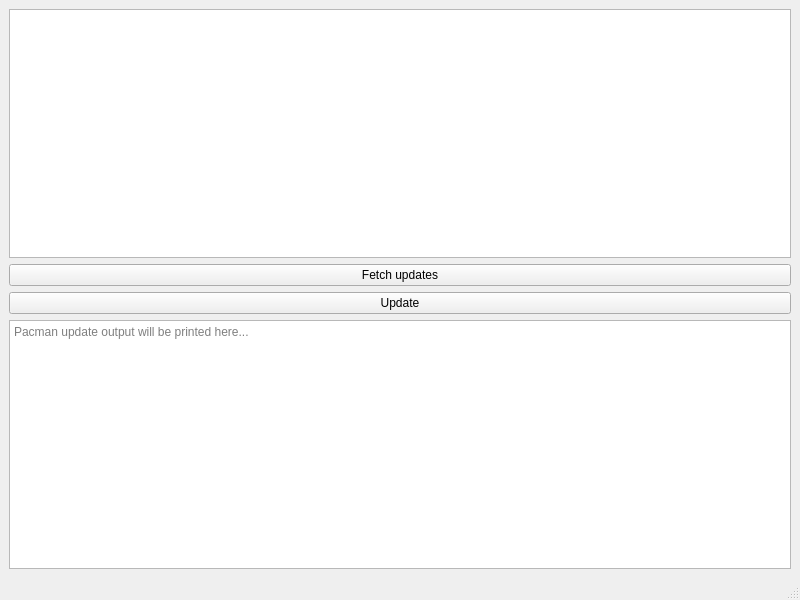
<?xml version="1.0" encoding="UTF-8"?>
<ui version="4.0">
 <class>MainWindow</class>
 <widget class="QMainWindow" name="MainWindow">
  <property name="geometry">
   <rect>
    <x>0</x>
    <y>0</y>
    <width>800</width>
    <height>600</height>
   </rect>
  </property>
  <property name="windowTitle">
   <string>Pac-Up</string>
  </property>
  <widget class="QWidget" name="centralwidget">
   <property name="minimumSize">
    <size>
     <width>800</width>
     <height>500</height>
    </size>
   </property>
   <layout class="QVBoxLayout" name="verticalLayout_2">
    <item>
     <layout class="QVBoxLayout" name="verticalLayout">
      <item>
       <widget class="QTableView" name="updateview"/>
      </item>
      <item>
       <widget class="QPushButton" name="fetchupdate">
        <property name="text">
         <string>Fetch updates</string>
        </property>
       </widget>
      </item>
      <item>
       <widget class="QPushButton" name="updatebutton">
        <property name="text">
         <string>Update</string>
        </property>
       </widget>
      </item>
      <item>
       <widget class="QPlainTextEdit" name="pacmanoutput">
        <property name="readOnly">
         <bool>true</bool>
        </property>
        <property name="placeholderText">
         <string>Pacman update output will be printed here...</string>
        </property>
       </widget>
      </item>
     </layout>
    </item>
   </layout>
  </widget>
  <widget class="QMenuBar" name="menubar">
   <property name="geometry">
    <rect>
     <x>0</x>
     <y>0</y>
     <width>800</width>
     <height>30</height>
    </rect>
   </property>
  </widget>
  <widget class="QStatusBar" name="statusbar"/>
 </widget>
 <resources/>
 <connections/>
</ui>
